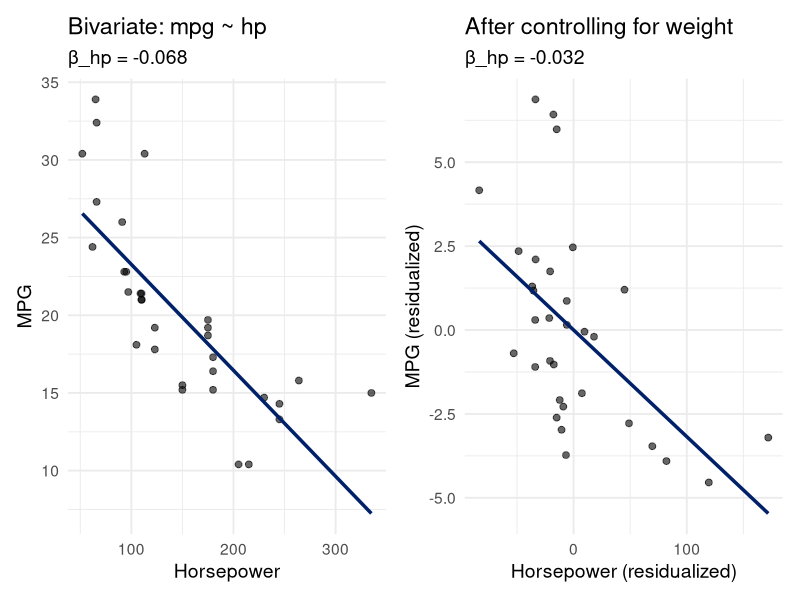
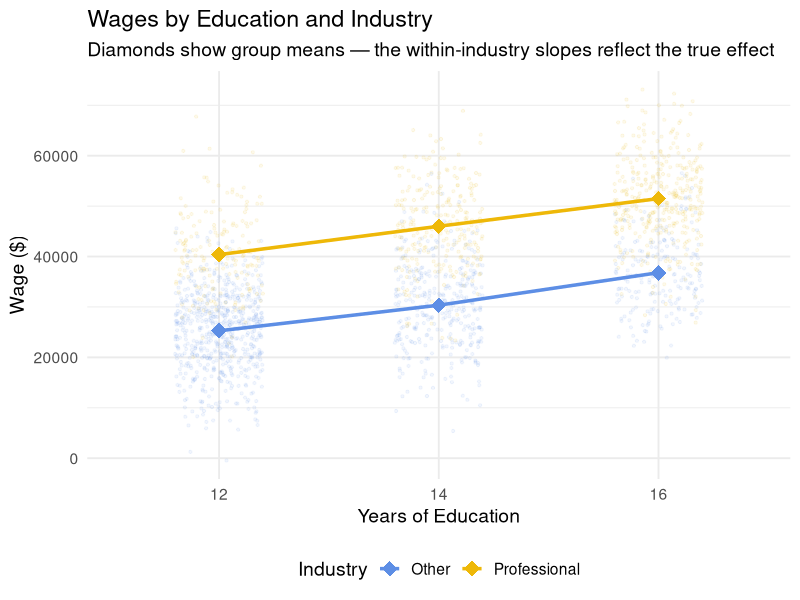
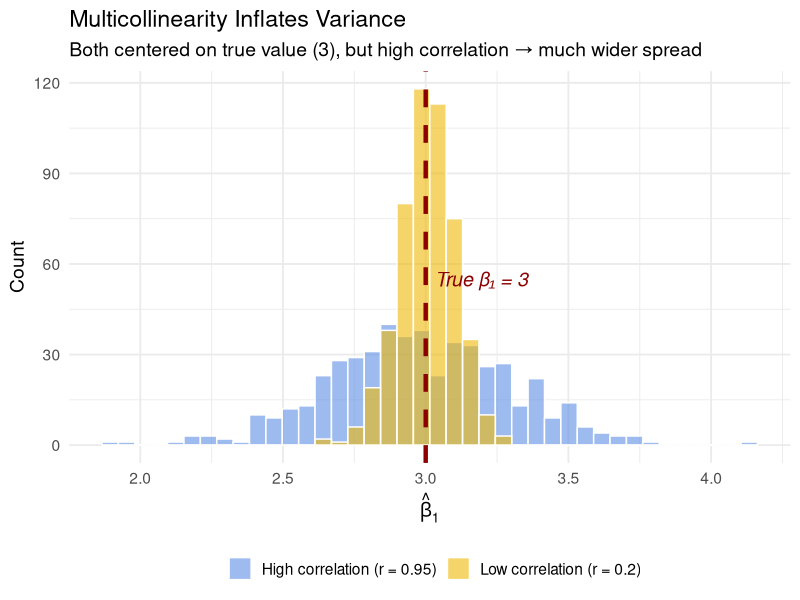
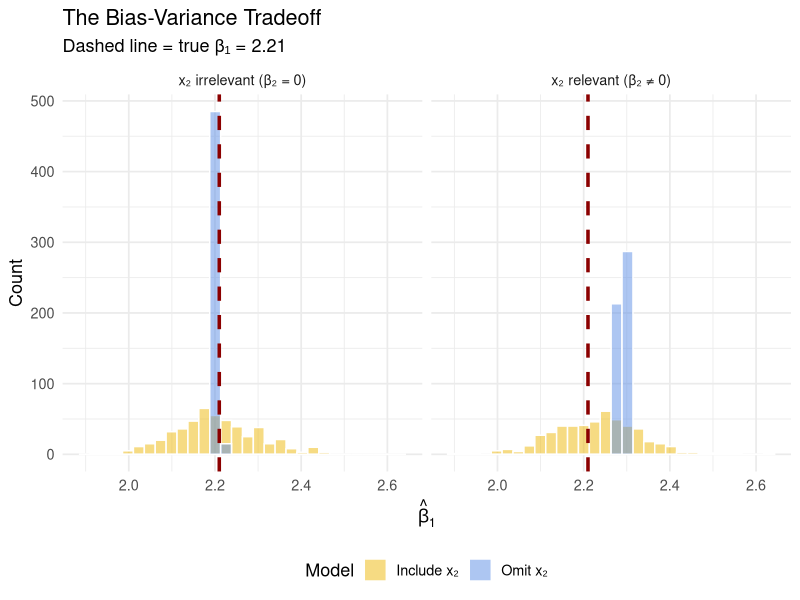

Source code (R) for these figures, in order:
## ---- chunk 1
#| label: setup
#| echo: false

library(tidyverse)
## ---- chunk 2
#| echo: true

data(mtcars)

# Bivariate: mpg on horsepower
lm_biv <- lm(mpg ~ hp, data = mtcars)

# Multivariate: add weight as control
lm_multi <- lm(mpg ~ hp + wt, data = mtcars)
## ---- chunk 3
#| echo: true
coef(lm_biv)
## ---- chunk 4
#| echo: true
coef(lm_multi)
## ---- chunk 5
#| echo: false
#| fig-height: 4
#| fig-align: center

library(patchwork)

p1 <- ggplot(mtcars, aes(x = hp, y = mpg)) +
  geom_point(alpha = 0.6, size = 2) +
  geom_smooth(method = "lm", se = FALSE, color = "#002169", linewidth = 1.2) +
  labs(title = "Bivariate: mpg ~ hp",
       subtitle = paste0("β_hp = ", round(coef(lm_biv)["hp"], 3)),
       x = "Horsepower", y = "MPG") +
  theme_minimal(base_size = 14)

# For multivariate, show partial residual plot
mtcars$resid_mpg <- residuals(lm(mpg ~ wt, data = mtcars))
mtcars$resid_hp <- residuals(lm(hp ~ wt, data = mtcars))

p2 <- ggplot(mtcars, aes(x = resid_hp, y = resid_mpg)) +
  geom_point(alpha = 0.6, size = 2) +
  geom_smooth(method = "lm", se = FALSE, color = "#002169", linewidth = 1.2) +
  labs(title = "After controlling for weight",
       subtitle = paste0("β_hp = ", round(coef(lm_multi)["hp"], 3)),
       x = "Horsepower (residualized)", y = "MPG (residualized)") +
  theme_minimal(base_size = 14)

p1 + p2
## ---- chunk 6
#| output-location: fragment
#| echo: true

lm(mpg ~ wt + hp + drat, data = mtcars) |> coef()
## ---- chunk 7
#| echo: true

# Compare to bivariate
lm(mpg ~ wt, data = mtcars) |> coef()
## ---- chunk 8
#| echo: true
#| code-line-numbers: false

set.seed(42)
n <- 2000

wage_data <- tibble(
  educ_years = sample(c(12, 14, 16), n, replace = TRUE,
                      prob = c(0.4, 0.3, 0.3)),
  # Higher ed → more likely in professional services
  ind_professional = rbinom(n, 1, prob = case_when(
    educ_years == 12 ~ 0.20,
    educ_years == 14 ~ 0.40,
    educ_years == 16 ~ 0.65
  )),
  # True education effect: $3000/year; industry premium: $15000
  wage = 25000 + 3000 * (educ_years - 12) +
    15000 * ind_professional + rnorm(n, 0, 8000)
) |>
  mutate(industry = ifelse(ind_professional == 1,
                           "Professional", "Other"))
## ---- chunk 9
#| echo: true

# Naive: just education
lm_naive <- lm(wage ~ educ_years, data = wage_data)

# Controlling for industry
lm_ctrl <- lm(wage ~ educ_years + ind_professional, data = wage_data)
## ---- chunk 10
#| echo: false
coef(lm_naive)["educ_years"] |> round(0)
## ---- chunk 11
#| echo: false
coef(lm_ctrl)["educ_years"] |> round(0)
## ---- chunk 12
#| echo: false
#| fig-height: 4.5
#| fig-align: center

cell_means <- wage_data |>
  group_by(industry, educ_years) |>
  summarise(avg_wage = mean(wage), .groups = "drop")

ggplot(wage_data, aes(x = factor(educ_years), y = wage, color = industry)) +
  geom_jitter(alpha = 0.08, width = 0.2, size = 0.8) +
  geom_point(data = cell_means,
             aes(x = factor(educ_years), y = avg_wage, color = industry),
             size = 5, shape = 18) +
  geom_line(data = cell_means,
            aes(x = factor(educ_years), y = avg_wage,
                color = industry, group = industry),
            linewidth = 1.2) +
  scale_color_manual(values = c("Other" = "#5D8EE5", "Professional" = "#EEB808")) +
  labs(x = "Years of Education", y = "Wage ($)",
       title = "Wages by Education and Industry",
       subtitle = "Diamonds show group means — the within-industry slopes reflect the true effect",
       color = "Industry") +
  theme_minimal(base_size = 14) +
  theme(legend.position = "bottom")
## ---- chunk 13
#| echo: true
#| output-location: fragment

wage_data |>
  group_by(industry, educ_years) |>
  summarise(avg_wage = mean(wage) |> round(0),
            n = n(), .groups = "drop") |>
  arrange(industry, educ_years)
## ---- chunk 14
#| echo: true
#| fig-height: 3
#| fig-align: center

# Simulate data with a confounder
set.seed(123)
n <- 500
sim <- tibble(
  ability = rnorm(n),
  educ = 12 + 2 * ability + rnorm(n),          # ability → education
  wage = 20 + 3 * educ + 5 * ability + rnorm(n, 0, 3)  # ability → wages
)

# Compare estimates
c("Naive (omit ability)" = coef(lm(wage ~ educ, data = sim))["educ"],
  "Controlled" = coef(lm(wage ~ educ + ability, data = sim))["educ"],
  "True effect" = 3)
## ---- chunk 15
#| echo: true

# Add a completely irrelevant variable
mtcars$random_noise <- rnorm(nrow(mtcars))

c("R² without noise" = summary(lm(mpg ~ hp + wt, data = mtcars))$r.squared,
  "R² with noise" = summary(lm(mpg ~ hp + wt + random_noise, data = mtcars))$r.squared)
## ---- chunk 16
#| echo: true

c("Adj R² without noise" = summary(lm(mpg ~ hp + wt, data = mtcars))$adj.r.squared,
  "Adj R² with noise" = summary(lm(mpg ~ hp + wt + random_noise, data = mtcars))$adj.r.squared)
## ---- chunk 17
#| echo: true
#| error: true

# Create a perfectly collinear variable
mtcars$hp_doubled <- 2 * mtcars$hp
lm(mpg ~ hp + hp_doubled + wt, data = mtcars) |> coef()
## ---- chunk 18
#| echo: false
#| fig-height: 4
#| fig-align: center

set.seed(42)
n_sim <- 500
rho_low <- 0.2
rho_high <- 0.95

sim_mc <- function(rho, n_sim, n = 100) {
  map_dbl(1:n_sim, function(i) {
    x1 <- rnorm(n)
    x2 <- rho * x1 + sqrt(1 - rho^2) * rnorm(n)
    y <- 2 + 3 * x1 + 1 * x2 + rnorm(n)
    coef(lm(y ~ x1 + x2))["x1"]
  })
}

set.seed(42)
low_corr <- tibble(b1 = sim_mc(rho_low, n_sim), label = paste0("Low correlation (r = ", rho_low, ")"))
high_corr <- tibble(b1 = sim_mc(rho_high, n_sim), label = paste0("High correlation (r = ", rho_high, ")"))

bind_rows(low_corr, high_corr) |>
  ggplot(aes(x = b1, fill = label)) +
  geom_histogram(alpha = 0.6, bins = 40, color = "white", position = "identity") +
  geom_vline(xintercept = 3, color = "darkred", linewidth = 1.5, linetype = "dashed") +
  scale_fill_manual(values = c("#5D8EE5", "#EEB808")) +
  labs(x = expression(hat(beta)[1]),
       y = "Count",
       title = "Multicollinearity Inflates Variance",
       subtitle = "Both centered on true value (3), but high correlation → much wider spread",
       fill = "") +
  annotate("text", x = 3, y = 55, label = "True β₁ = 3", color = "darkred",
           hjust = -0.1, fontface = "italic", size = 5) +
  theme_minimal(base_size = 14) +
  theme(legend.position = "bottom")
## ---- chunk 19
#| echo: false
#| fig-height: 4
#| fig-align: center
#| cache: true

set.seed(124890)

# Case 1: x2 is irrelevant (beta2 = 0)
pop_irr <- tibble(
  x2 = sample(1:100, 10000, replace = TRUE),
  x1 = 5.68 + 1.89 * x2 + rnorm(10000),
  y = 8.78 + 2.21 * x1 + rnorm(10000)
)

# Case 2: x2 is relevant (beta2 != 0)
pop_rel <- tibble(
  x2 = sample(1:100, 10000, replace = TRUE),
  x1 = 5.68 + 1.89 * x2 + rnorm(10000),
  y = 8.78 + 2.21 * x1 + 0.15 * x2 + rnorm(10000)
)

sim_est <- function(pop, include_x2, n_sims = 500, ss = 100) {
  map_dbl(1:n_sims, function(i) {
    s <- slice_sample(pop, n = ss)
    if (include_x2) coef(lm(y ~ x1 + x2, data = s))["x1"]
    else coef(lm(y ~ x1, data = s))["x1"]
  })
}

set.seed(42)
results <- bind_rows(
  tibble(b1 = sim_est(pop_irr, FALSE), model = "Omit x₂", case = "x₂ irrelevant (β₂ = 0)"),
  tibble(b1 = sim_est(pop_irr, TRUE), model = "Include x₂", case = "x₂ irrelevant (β₂ = 0)"),
  tibble(b1 = sim_est(pop_rel, FALSE), model = "Omit x₂", case = "x₂ relevant (β₂ ≠ 0)"),
  tibble(b1 = sim_est(pop_rel, TRUE), model = "Include x₂", case = "x₂ relevant (β₂ ≠ 0)")
)

ggplot(results, aes(x = b1, fill = model)) +
  geom_histogram(alpha = 0.5, bins = 30, color = "white", position = "identity") +
  geom_vline(xintercept = 2.21, color = "darkred", linewidth = 1.2, linetype = "dashed") +
  facet_wrap(~ case) +
  scale_fill_manual(values = c("Omit x₂" = "#5D8EE5", "Include x₂" = "#EEB808")) +
  labs(x = expression(hat(beta)[1]), y = "Count",
       title = "The Bias-Variance Tradeoff",
       subtitle = "Dashed line = true β₁ = 2.21",
       fill = "Model") +
  theme_minimal(base_size = 13) +
  theme(legend.position = "bottom")
## ---- chunk 20
#| echo: true
#| output-location: fragment

# Model 1: No controls
m1 <- lm(wage ~ educ_years, data = wage_data)

# Model 2: Control for industry
m2 <- lm(wage ~ educ_years + ind_professional, data = wage_data)

# Compare
tibble(
  Model = c("No controls", "With industry control"),
  `β_educ` = c(coef(m1)["educ_years"], coef(m2)["educ_years"]),
  `R²` = c(summary(m1)$r.squared, summary(m2)$r.squared),
  `Adj R²` = c(summary(m1)$adj.r.squared, summary(m2)$adj.r.squared)
) |> knitr::kable(digits = 2)
## ---- chunk 21
#| echo: true

summary(m2)
